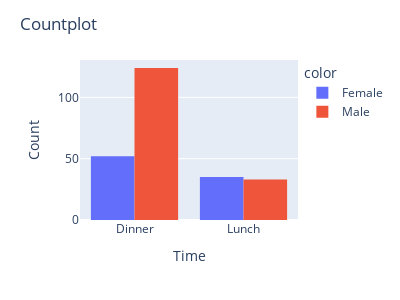

Here is the notebook cell this chart was saved with:
### Code cell
fig = px.histogram(df.time, color=df.sex, barmode='group')
fig.update_layout(title_text='Countplot', width=400, height=300)
fig.update_xaxes(title_text='Time')
fig.update_yaxes(title_text='Count')

### Figure 1 — Plotly figure (JSON) as saved in the notebook; plotly's stock layout.template omitted (floating-point values rounded to 4 significant figures; data arrays with more than 128 entries replaced by an {"elided": "..."} marker saying what was removed)
{"data": [{"alignmentgroup": "True", "bingroup": "x", "hovertemplate": "color=Female<br>value=%{x}<br>count=%{y}<extra></extra>", "legendgroup": "Female", "marker": {"color": "#636efa", "pattern": {"shape": ""}}, "name": "Female", "offsetgroup": "Female", "orientation": "v", "showlegend": true, "type": "histogram", "x": ["Dinner", "Dinner", "Dinner", "Dinner", "Dinner", "Dinner", "Dinner", "Dinner", "Dinner", "Dinner", "Dinner", "Dinner", "Dinner", "Dinner", "Dinner", "Dinner", "Dinner", "Dinner", "Dinner", "Dinner", "Dinner", "Lunch", "Lunch", "Dinner", "Dinner", "Dinner", "Dinner", "Dinner", "Dinner", "Dinner", "Dinner", "Dinner", "Dinner", "Dinner", "Dinner", "Lunch", "Lunch", "Lunch", "Lunch", "Lunch", "Lunch", "Lunch", "Lunch", "Lunch", "Lunch", "Lunch", "Lunch", "Lunch", "Lunch", "Lunch", "Lunch", "Lunch", "Lunch", "Lunch", "Lunch", "Lunch", "Lunch", "Dinner", "Dinner", "Dinner", "Dinner", "Dinner", "Dinner", "Dinner", "Dinner", "Dinner", "Dinner", "Lunch", "Lunch", "Lunch", "Lunch", "Lunch", "Lunch", "Lunch", "Dinner", "Dinner", "Dinner", "Dinner", "Dinner", "Lunch", "Lunch", "Lunch", "Lunch", "Dinner", "Dinner", "Dinner", "Dinner"], "xaxis": "x", "yaxis": "y"}, {"alignmentgroup": "True", "bingroup": "x", "hovertemplate": "color=Male<br>value=%{x}<br>count=%{y}<extra></extra>", "legendgroup": "Male", "marker": {"color": "#EF553B", "pattern": {"shape": ""}}, "name": "Male", "offsetgroup": "Male", "orientation": "v", "showlegend": true, "type": "histogram", "x": {"elided": "157 str values"}, "xaxis": "x", "yaxis": "y"}], "layout": {"barmode": "group", "height": 300, "legend": {"title": {"text": "color"}, "tracegroupgap": 0}, "margin": {"t": 60}, "title": {"text": "Countplot"}, "width": 400, "xaxis": {"anchor": "y", "domain": [0, 1], "title": {"text": "Time"}}, "yaxis": {"anchor": "x", "domain": [0, 1], "title": {"text": "Count"}}}}
